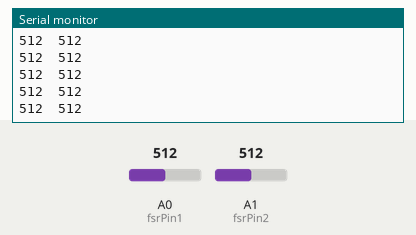
Simulated run of this sketch. Board: Arduino Uno, built with avr-gcc and run on an emulated ATmega328P. On the bench: the last lines printed to the serial monitor. Inputs (shaded band) come from the test bench; at power-on: A0 (fsrPin1) = 512, A1 (fsrPin2) = 512.

Above: at 1.2 s.
1.3 s: A0 (fsrPin1) set to 716
At 2.4 s:
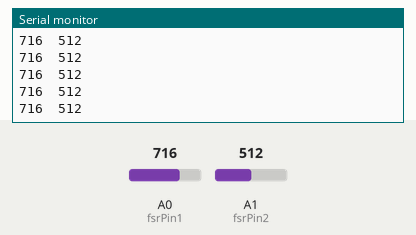
4.3 s: A1 (fsrPin2) set to 716
At 5.1 s:
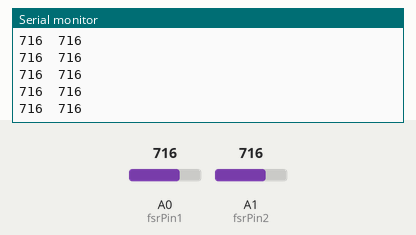
5.8 s: A0 (fsrPin1) set to 900
At 6.9 s:
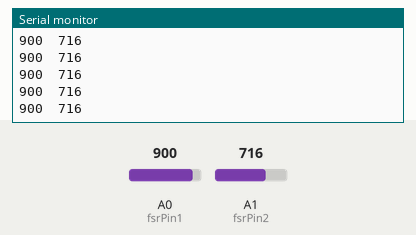
7.3 s: A1 (fsrPin2) set to 900
At 8.4 s:
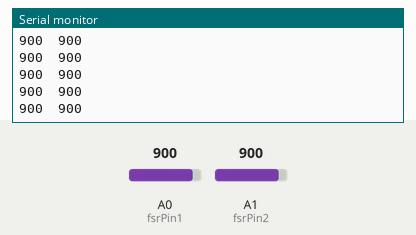
Timing chart, 0 to 9.8 s (numbered marks = the images above; inputs shaded):
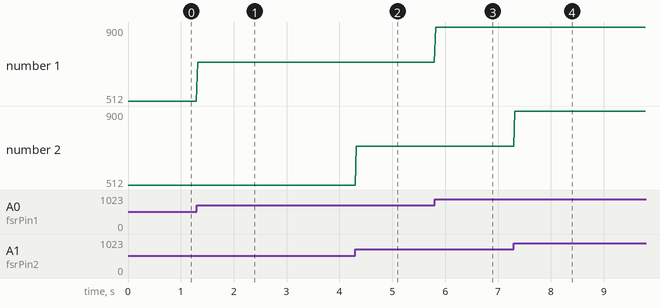

The sketch:

wearable_firmware.ino
```cpp
const int fsrPin1 = A0;  // First FSR on A0
const int fsrPin2 = A1;  // Second FSR on A1

int fsrReading1;
int fsrReading2;

// The threshold below which we consider the reading to be noise.
const int NOISE_THRESHOLD = 10;

void setup() {
  Serial.begin(9600);   // Start serial communication
}

void loop() {
  fsrReading1 = analogRead(fsrPin1);  // Read from FSR1
  fsrReading2 = analogRead(fsrPin2);  // Read from FSR2

  // If the reading is below our threshold, force it to zero.
  if (fsrReading1 < NOISE_THRESHOLD) {
    fsrReading1 = 0;
  }
  if (fsrReading2 < NOISE_THRESHOLD) {
    fsrReading2 = 0;
  }


  // Format for Serial Plotter: values separated by tabs or commas
  Serial.print(fsrReading1);
  Serial.print("\t");                // Tab-separated for better plot
  Serial.println(fsrReading2);

  delay(20);  // Plot at ~50Hz
}
```

Measured:
- after the input at 1.3 s, the serial monitor: prints a new line at once (image 1)
- after the input at 4.3 s, the serial monitor: prints a new line at once (image 2)
- after the input at 5.8 s, the serial monitor: prints a new line at once (image 3)
- after the input at 7.3 s, the serial monitor: prints a new line at once (image 4)
- plotted number 1: 512 → 716 after the input at 1.3 s, 716 → 900 after the input at 5.8 s
